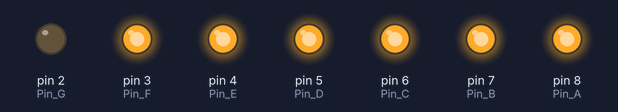
The sketch below on a simulated Arduino Uno, built with avr-gcc and run on an emulated ATmega328P. On the bench: output pins drawn as LEDs (lit = HIGH).

Above: at 0.15 s.
At 1.65 s:
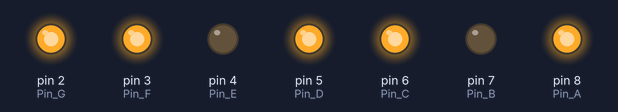
At 2.55 s:
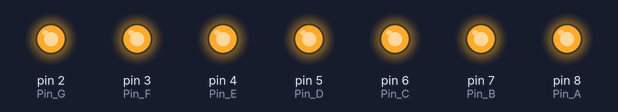
At 3.45 s:
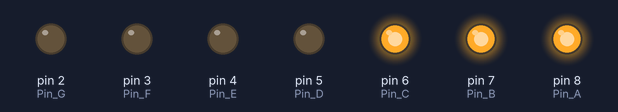
At 4.95 s:
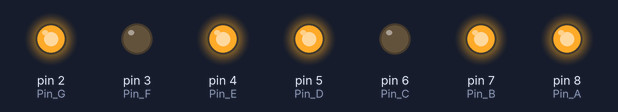
At 6.75 s:
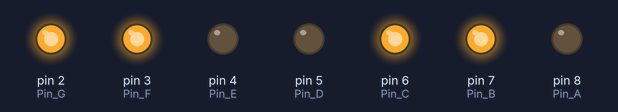
Timing chart, 0 to 7.0 s (numbered marks = the images above):
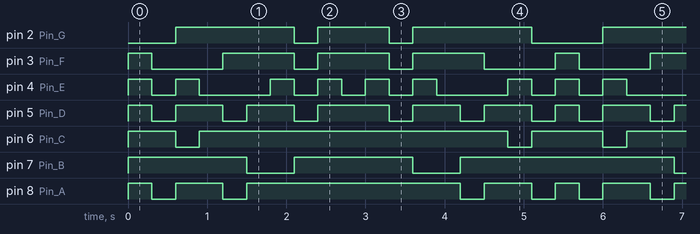

The sketch:

sketch_may05a.ino
```cpp
const int Pin_G = 2;
const int Pin_F = 3;
const int Pin_E = 4;
const int Pin_D = 5;
const int Pin_C = 6;
const int Pin_B = 7;
const int Pin_A = 8;
void setup() {
  // put your setup code here, to run once:
pinMode(Pin_A , OUTPUT);
pinMode(Pin_B , OUTPUT);
pinMode(Pin_C , OUTPUT);
pinMode(Pin_D , OUTPUT);
pinMode(Pin_E , OUTPUT);
pinMode(Pin_F , OUTPUT);
pinMode(Pin_G , OUTPUT);

}

void loop() {
  // put your main code here, to run repeatedly:
  //0
digitalWrite(Pin_A , HIGH);
digitalWrite(Pin_B , HIGH);
digitalWrite(Pin_C , HIGH);
digitalWrite(Pin_D , HIGH);
digitalWrite(Pin_E , HIGH);
digitalWrite(Pin_F , HIGH);
digitalWrite(Pin_G , LOW);
delay(300);
//1

digitalWrite(Pin_A , LOW);
digitalWrite(Pin_B , HIGH);
digitalWrite(Pin_C , HIGH);
digitalWrite(Pin_D , LOW);
digitalWrite(Pin_E , LOW);
digitalWrite(Pin_F , LOW);
digitalWrite(Pin_G , LOW);
delay(300);
  //2
digitalWrite(Pin_A , HIGH);
digitalWrite(Pin_B , HIGH);
digitalWrite(Pin_C , LOW);
digitalWrite(Pin_D , HIGH);
digitalWrite(Pin_E , HIGH);
digitalWrite(Pin_F , LOW);
digitalWrite(Pin_G , HIGH);
delay(300);

  //3
digitalWrite(Pin_A , HIGH);
digitalWrite(Pin_B , HIGH);
digitalWrite(Pin_C , HIGH);
digitalWrite(Pin_D , HIGH);
digitalWrite(Pin_E , LOW);
digitalWrite(Pin_F , LOW);
digitalWrite(Pin_G , HIGH);
delay(300);
  //4
digitalWrite(Pin_A , LOW);
digitalWrite(Pin_B , HIGH);
digitalWrite(Pin_C , HIGH);
digitalWrite(Pin_D , LOW);
digitalWrite(Pin_E , LOW);
digitalWrite(Pin_F , HIGH);
digitalWrite(Pin_G , HIGH);
delay(300);

  //5
digitalWrite(Pin_A , HIGH);
digitalWrite(Pin_B , LOW);
digitalWrite(Pin_C , HIGH);
digitalWrite(Pin_D , HIGH);
digitalWrite(Pin_E , LOW);
digitalWrite(Pin_F , HIGH);
digitalWrite(Pin_G , HIGH);
delay(300);
  //6
digitalWrite(Pin_A , HIGH);
digitalWrite(Pin_B , LOW);
digitalWrite(Pin_C , HIGH);
digitalWrite(Pin_D , HIGH);
digitalWrite(Pin_E , HIGH);
digitalWrite(Pin_F , HIGH);
digitalWrite(Pin_G , HIGH);
delay(300);
  //7
digitalWrite(Pin_A , HIGH);
digitalWrite(Pin_B , HIGH);
digitalWrite(Pin_C , HIGH);
digitalWrite(Pin_D , LOW);
digitalWrite(Pin_E , LOW);
digitalWrite(Pin_F , LOW);
digitalWrite(Pin_G , LOW);
delay(300);

  //8
digitalWrite(Pin_A , HIGH);
digitalWrite(Pin_B , HIGH);
digitalWrite(Pin_C , HIGH);
digitalWrite(Pin_D , HIGH);
digitalWrite(Pin_E , HIGH);
digitalWrite(Pin_F , HIGH);
digitalWrite(Pin_G , HIGH);
delay(300);
//9
digitalWrite(Pin_A , HIGH);
digitalWrite(Pin_B , HIGH);
digitalWrite(Pin_C , HIGH);
digitalWrite(Pin_D , HIGH);
digitalWrite(Pin_E , LOW);
digitalWrite(Pin_G , HIGH);
digitalWrite(Pin_F , HIGH);
delay(300);
  //8
digitalWrite(Pin_A , HIGH);
digitalWrite(Pin_B , HIGH);
digitalWrite(Pin_C , HIGH);
digitalWrite(Pin_D , HIGH);
digitalWrite(Pin_E , HIGH);
digitalWrite(Pin_F , HIGH);
digitalWrite(Pin_G , HIGH);
delay(300);
 //7
digitalWrite(Pin_A , HIGH);
digitalWrite(Pin_B , HIGH);
digitalWrite(Pin_C , HIGH);
digitalWrite(Pin_D , LOW);
digitalWrite(Pin_E , LOW);
digitalWrite(Pin_F , LOW);
digitalWrite(Pin_G , LOW);
delay(300);

  //6
digitalWrite(Pin_A , HIGH);
digitalWrite(Pin_B , LOW);
digitalWrite(Pin_C , HIGH);
digitalWrite(Pin_D , HIGH);
digitalWrite(Pin_E , HIGH);
digitalWrite(Pin_F , HIGH);
digitalWrite(Pin_G , HIGH);
delay(300);
 //5
digitalWrite(Pin_A , HIGH);
digitalWrite(Pin_B , LOW);
digitalWrite(Pin_C , HIGH);
digitalWrite(Pin_D , HIGH);
digitalWrite(Pin_E , LOW);
digitalWrite(Pin_F , HIGH);
digitalWrite(Pin_G , HIGH);
delay(300);

  //4
digitalWrite(Pin_A , LOW);
digitalWrite(Pin_B , HIGH);
digitalWrite(Pin_C , HIGH);
digitalWrite(Pin_D , LOW);
digitalWrite(Pin_E , LOW);
digitalWrite(Pin_F , HIGH);
digitalWrite(Pin_G , HIGH);
delay(300);
  //3
digitalWrite(Pin_A , HIGH);
digitalWrite(Pin_B , HIGH);
digitalWrite(Pin_C , HIGH);
digitalWrite(Pin_D , HIGH);
digitalWrite(Pin_E , LOW);
digitalWrite(Pin_F , LOW);
digitalWrite(Pin_G , HIGH);
delay(300);
  //2
digitalWrite(Pin_A , HIGH);
digitalWrite(Pin_B , HIGH);
digitalWrite(Pin_C , LOW);
digitalWrite(Pin_D , HIGH);
digitalWrite(Pin_E , HIGH);
digitalWrite(Pin_F , LOW);
digitalWrite(Pin_G , HIGH);
delay(300);
//1

digitalWrite(Pin_A , LOW);
digitalWrite(Pin_B , HIGH);
digitalWrite(Pin_C , HIGH);
digitalWrite(Pin_D , LOW);
digitalWrite(Pin_E , LOW);
digitalWrite(Pin_F , LOW);
digitalWrite(Pin_G , LOW);
delay(300);
}
```

Measured:
- by itself, pin 2 (Pin_G): repeats every 5.4 s: LOW 0.30 s, HIGH 0.90 s, LOW 0.30 s, HIGH 1.5 s, LOW 0.90 s, HIGH 1.5 s
- by itself, pin 3 (Pin_F): repeats every 5.4 s: LOW 0.90 s, 2 × (HIGH 0.90 s, LOW 0.30 s), HIGH 0.90 s, LOW 0.90 s, HIGH 0.30 s
- by itself, pin 6 (Pin_C): repeats every 5.4 s: LOW 0.30 s, HIGH 3.9 s, LOW 0.30 s, HIGH 0.90 s
- by itself, pin 7 (Pin_B): repeats every 5.4 s: LOW 0.60 s, HIGH 1.5 s, LOW 0.60 s, HIGH 2.7 s
- by itself, pin 8 (Pin_A): repeats every 5.4 s: LOW 0.30 s, HIGH 0.60 s, LOW 0.30 s, HIGH 2.7 s, LOW 0.30 s, HIGH 0.60 s, LOW 0.30 s, HIGH 0.30 s
- by itself, pin 5 (Pin_D): repeats every 5.4 s: 2 × (LOW 0.30 s, HIGH 0.60 s), LOW 0.30 s, HIGH 0.90 s, 2 × (LOW 0.30 s, HIGH 0.60 s), LOW 0.30 s, HIGH 0.30 s
- by itself, pin 4 (Pin_E): repeats every 5.4 s: LOW 0.30 s, HIGH 0.30 s, LOW 0.90 s, 3 × (HIGH 0.30 s, LOW 0.30 s), HIGH 0.30 s, LOW 0.90 s, HIGH 0.30 s, LOW 0.30 s, HIGH 0.30 s
